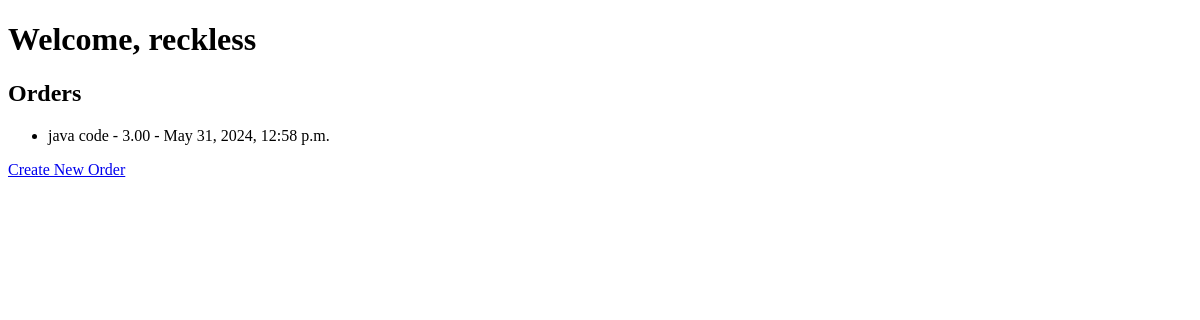
/customer/ (signed in), run on an earlier commit of the app's database.
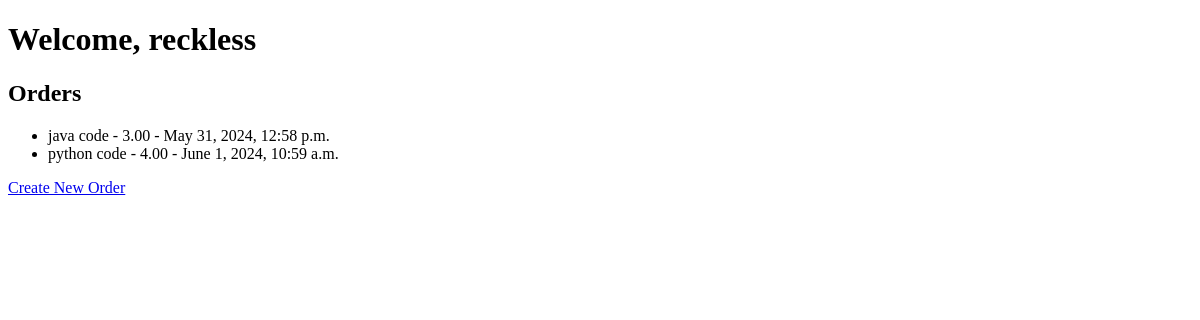
And on a later commit of the database.
### SilInterview/models.py (models this page shows, shortened)
class Order(models.Model):
    customer = models.ForeignKey(Customer, on_delete=models.CASCADE)
    item = models.CharField(max_length=100)
    amount = models.DecimalField(max_digits=10, decimal_places=2)
    time = models.DateTimeField(auto_now_add=True)
    phonenumber = models.CharField(max_length=15, default="00000000")

### SilInterview/views.py (the view)
# urls.py: path('customer/', customer_page, name='customer'),
@login_required
def customer_page(request):
    user = request.user
    if not hasattr(user, 'customer'):
        customer = Customer.objects.create(user=user, name=user.username, code=str(uuid.uuid4()))
    else:
        customer = user.customer
    orders = Order.objects.filter(customer=customer)
    return render(request, 'SilInterview/customer.html',{'orders':orders})

### SilInterview/templates/SilInterview/customer.html (shortened to what this page needs)
<!DOCTYPE html>
<html>
<head>
</head>
<body>
    <h1>Welcome, {{ user.username }}</h1>
    <h2>Orders</h2>
    <ul>
        {% for order in orders %}
            <li>{{ order.item }} - {{ order.amount }} - {{ order.time }}</li>
        {% endfor %}
    </ul>
    <a href="{% url 'order-create' %}">Create New Order</a>
</body>
</html>

What changed in the data, as far as the page shows it:
added Order: item "python code", amount "4.00", time "June 1, 2024, 10:59 a.m."
